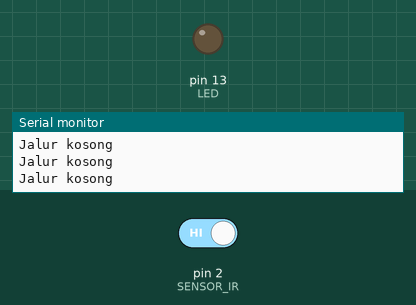
This sketch was run on a simulated Arduino Uno, built with avr-gcc and run on an emulated ATmega328P. Shown: output pins drawn as LEDs (lit = HIGH), the last lines printed to the serial monitor. Inputs (shaded band) come from the test bench; at power-on: pin 2 (SENSOR_IR) HIGH.

Above: at 1.4 s.
1.5 s: pin 2 (SENSOR_IR) driven LOW
At 2.3 s:
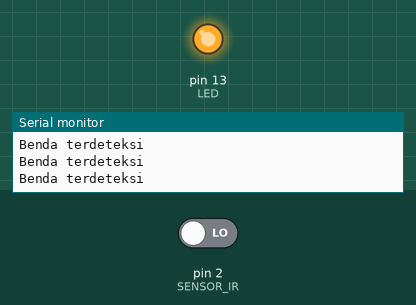
3.0 s: pin 2 (SENSOR_IR) driven HIGH
At 3.5 s:
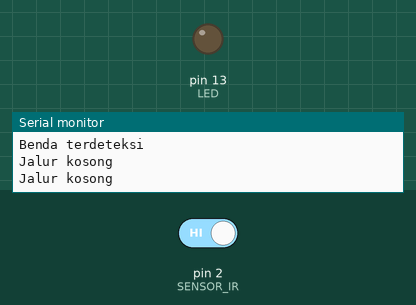
Timing chart, 0 to 6.0 s (numbered marks = the images above; inputs shaded):
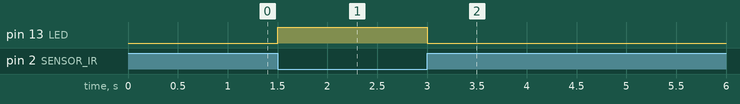

Measured:
- after the input at 1.5 s, pin 13 (LED): LOW → HIGH at once
- after the input at 3.0 s, pin 13 (LED): HIGH → LOW at once

The sketch:

01_Deteksi_Benda.ino
```cpp
const int SENSOR_IR = 2;
const int LED = 13;

void setup() {
  Serial.begin(9600);
  pinMode(SENSOR_IR, INPUT);
  pinMode(LED, OUTPUT);
}

void loop() {
  int terdeteksi = digitalRead(SENSOR_IR);
  bool adaBenda = terdeteksi == LOW;
  digitalWrite(LED, adaBenda ? HIGH : LOW);
  Serial.println(adaBenda ? "Benda terdeteksi" : "Jalur kosong");
  delay(300);
}
```
